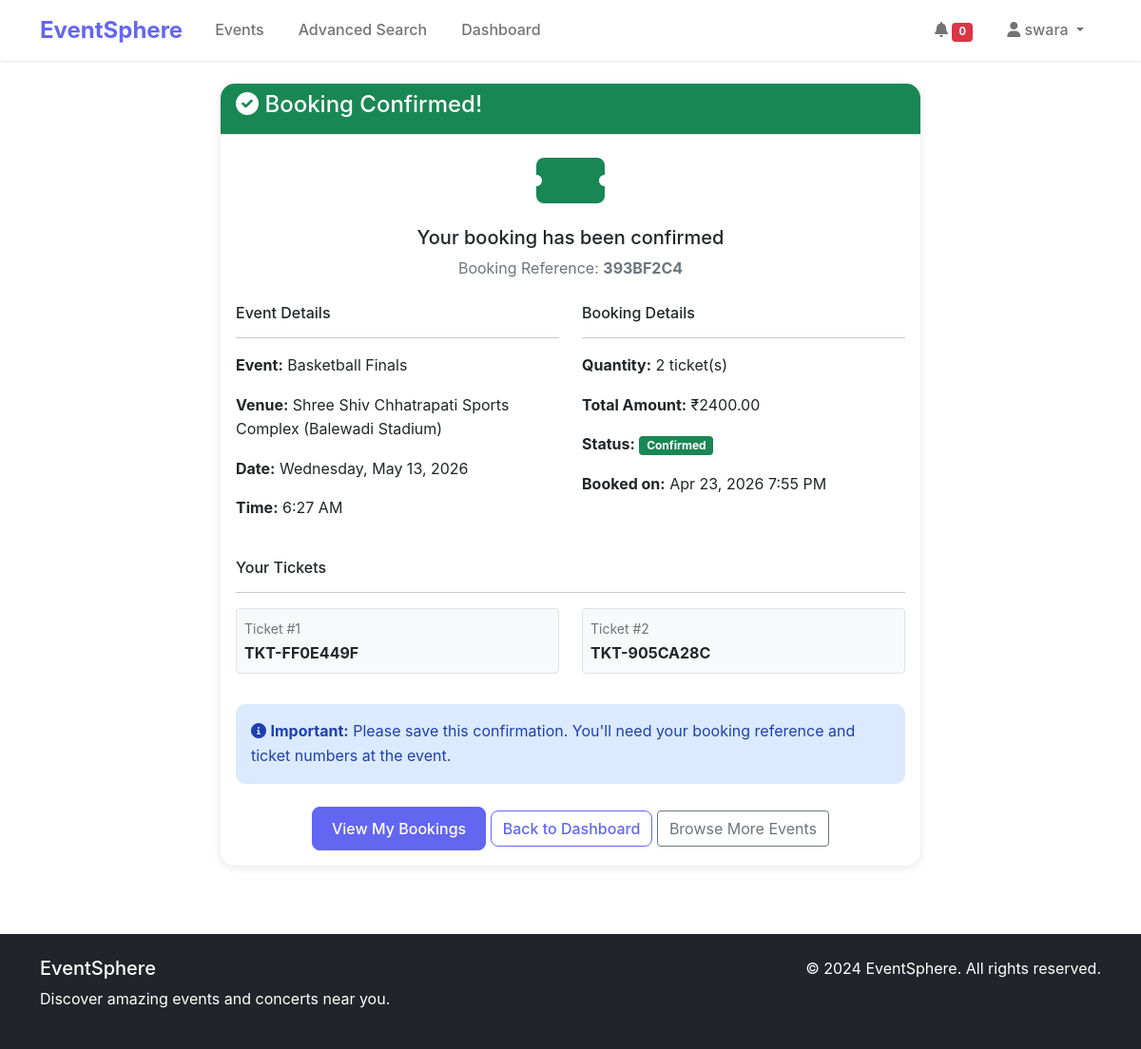
/events/booking/confirmation/5/ (signed in), run on the app's committed database.
### events/models.py (models this page shows, shortened)
class Booking(models.Model):
    STATUS_CHOICES = [
        ('pending', 'Pending'),
        ('confirmed', 'Confirmed'),
        ('cancelled', 'Cancelled'),
        ('completed', 'Completed'),
    ]
    user = models.ForeignKey(User, on_delete=models.CASCADE)
    event = models.ForeignKey(Event, on_delete=models.CASCADE)
    quantity = models.PositiveIntegerField(default=1)
    total_amount = models.DecimalField(max_digits=10, decimal_places=2)
    status = models.CharField(max_length=20, choices=STATUS_CHOICES, default='pending')
    booking_reference = models.CharField(max_length=20, unique=True)
    payment_method = models.CharField(max_length=50, default='UPI')
    transaction_id = models.CharField(max_length=100, blank=True, null=True)
    created_at = models.DateTimeField(auto_now_add=True)
    updated_at = models.DateTimeField(auto_now=True)
    class Meta:
        ordering = ['-created_at']

class Event(models.Model):
    title = models.CharField(max_length=200)
    description = models.TextField()
    category = models.ForeignKey(Category, on_delete=models.CASCADE)
    venue = models.ForeignKey(Venue, on_delete=models.CASCADE)
    date = models.DateTimeField()
    price = models.DecimalField(max_digits=10, decimal_places=2)
    image = models.ImageField(upload_to='events/', blank=True, null=True)
    created_by = models.ForeignKey(User, on_delete=models.CASCADE, null=True, blank=True)
    created_at = models.DateTimeField(auto_now_add=True)
    updated_at = models.DateTimeField(auto_now=True)
    is_active = models.BooleanField(default=True)
    class Meta:
        ordering = ['date']

class Venue(models.Model):
    name = models.CharField(max_length=200)
    address = models.TextField()
    city = models.CharField(max_length=100)
    state = models.CharField(max_length=100)
    zip_code = models.CharField(max_length=20)
    capacity = models.IntegerField(default=0)

class Ticket(models.Model):
    booking = models.ForeignKey(Booking, on_delete=models.CASCADE, related_name='tickets')
    ticket_number = models.CharField(max_length=20, unique=True)
    is_used = models.BooleanField(default=False)
    used_at = models.DateTimeField(null=True, blank=True)

### events/views.py (the view)
# urls.py: path('booking/confirmation/<int:booking_id>/', views.booking_confirmation, name='booking_confirmation'),
@login_required
def booking_confirmation(request, booking_id):
    booking = get_object_or_404(Booking, id=booking_id, user=request.user)
    context = {
        'booking': booking,
    }
    return render(request, 'events/booking_confirmation.html', context)

### templates/events/booking_confirmation.html (shortened to what this page needs)
{% extends 'base.html' %}
{% load static %}
{% block content %}
<div class="container py-4">
    <div class="row">
        <div class="col-md-8 mx-auto">
            <div class="card">
                <div class="card-header {% if booking.status == 'confirmed' %}bg-success{% elif booking.status == 'pending' %}bg-warning{% else %}bg-secondary{% endif %} text-white">
                    <h4>
                        {% if booking.status == 'confirmed' %}
                            <i class="fas fa-check-circle"></i> Booking Confirmed!
                        {% elif booking.status == 'pending' %}
                            <i class="fas fa-clock"></i> Payment Pending
                        {% else %}
                            <i class="fas fa-info-circle"></i> Booking {{ booking.get_status_display }}
                        {% endif %}
                    </h4>
                </div>
                <div class="card-body">
                    <div class="text-center mb-4">
                        {% if booking.status == 'confirmed' %}
                            <i class="fas fa-ticket-alt fa-4x text-success mb-3"></i>
                            <h5>Your booking has been confirmed</h5>
                        {% elif booking.status == 'pending' %}
                            <i class="fas fa-credit-card fa-4x text-warning mb-3"></i>
                            <h5>Payment verification in progress</h5>
                        {% else %}
                            <i class="fas fa-info-circle fa-4x text-secondary mb-3"></i>
                            <h5>Booking Status: {{ booking.get_status_display }}</h5>
                        {% endif %}
                        <p class="text-muted">Booking Reference: <strong>{{ booking.booking_reference }}</strong></p>
                    </div>
                    <div class="row">
                        <div class="col-md-6">
                            <h6>Event Details</h6>
                            <hr>
                            <p><strong>Event:</strong> {{ booking.event.title }}</p>
                            <p><strong>Venue:</strong> {{ booking.event.venue.name }}</p>
                            <p><strong>Date:</strong> {{ booking.event.date|date:"l, F d, Y" }}</p>
                            <p><strong>Time:</strong> {{ booking.event.date|time:"g:i A" }}</p>
                        </div>
                        <div class="col-md-6">
                            <h6>Booking Details</h6>
                            <hr>
                            <p><strong>Quantity:</strong> {{ booking.quantity }} ticket(s)</p>
                            <p><strong>Total Amount:</strong> ₹{{ booking.total_amount }}</p>
                            <p><strong>Status:</strong>
                                <span class="badge {% if booking.status == 'confirmed' %}bg-success{% elif booking.status == 'pending' %}bg-warning{% else %}bg-secondary{% endif %}">
                                    {{ booking.get_status_display }}
                                </span>
                            </p>
                            <p><strong>Booked on:</strong> {{ booking.created_at|date:"M d, Y g:i A" }}</p>
                        </div>
                    </div>
                    {% if booking.status == 'confirmed' %}
                    <div class="mt-4">
                        <h6>Your Tickets</h6>
                        <hr>
                        <div class="row">
                            {% for ticket in booking.tickets.all %}
                            <div class="col-md-6 mb-2">
                                <div class="border rounded p-2 bg-light">
                                    <small class="text-muted">Ticket #{{ forloop.counter }}</small><br>
                                    <strong>{{ ticket.ticket_number }}</strong>
                                </div>
                            </div>
                            {% endfor %}
                        </div>
                    </div>
                    <div class="alert alert-info mt-4">
                        <i class="fas fa-info-circle"></i>
                        <strong>Important:</strong> Please save this confirmation. You'll need your booking reference and ticket numbers at the event.
                    </div>
                    {% endif %}
                    <div class="text-center mt-4">
                        <a href="{% url 'events:my_bookings' %}" class="btn btn-primary">View My Bookings</a>
                        <a href="{% url 'dashboard:dashboard' %}" class="btn btn-outline-primary">Back to Dashboard</a>
                        <a href="{% url 'events:event_list' %}" class="btn btn-outline-secondary">Browse More Events</a>
                    </div>
                </div>
            </div>
        </div>
    </div>
</div>
{% endblock %}

### templates/base.html (shortened to what this page needs)
<!DOCTYPE html>
<html lang="en">
<head>
    {% load static %}
    <link href="https://cdn.jsdelivr.net/npm/bootstrap@5.1.3/dist/css/bootstrap.min.css" rel="stylesheet">
    <link href="https://cdnjs.cloudflare.com/ajax/libs/font-awesome/6.0.0/css/all.min.css" rel="stylesheet">
    <link href="{% static 'css/style.css' %}" rel="stylesheet">
</head>
<body>
    <nav class="navbar navbar-expand-lg navbar-light bg-white shadow-sm">
        <div class="container">
            <a class="navbar-brand fw-bold" href="{% url 'home' %}">EventSphere</a>
            <div class="collapse navbar-collapse" id="navbarNav">
                <ul class="navbar-nav me-auto">
                    <li class="nav-item">
                        <a class="nav-link" href="{% url 'events:event_list' %}">Events</a>
                    </li>
                    <li class="nav-item">
                        <a class="nav-link" href="{% url 'events:advanced_search' %}">Advanced Search</a>
                    </li>
                    {% if user.is_authenticated %}
                    <li class="nav-item">
                        <a class="nav-link" href="{% url 'dashboard:dashboard' %}">Dashboard</a>
                    </li>
                    {% endif %}
                </ul>
                <ul class="navbar-nav">
                    {% if user.is_authenticated %}
                    <li class="nav-item">
                        <a class="nav-link" href="{% url 'notifications:notification_list' %}">
                            <i class="fas fa-bell"></i>
                            <span class="badge bg-danger" id="notification-count" style="font-size: 0.7em;">0</span>
                        </a>
                    </li>
                    <li class="nav-item dropdown">
                        <a class="nav-link dropdown-toggle" href="#" id="navbarDropdown" role="button" data-bs-toggle="dropdown">
                            <i class="fas fa-user"></i> {{ user.username }}
                        </a>
                    </li>
                    {% endif %}
                </ul>
            </div>
        </div>
    </nav>
    <main>
        {% block content %}
        {% endblock %}
    </main>
    <footer class="bg-dark text-white py-4 mt-5">
        <div class="container">
            <div class="row">
                <div class="col-md-6">
                    <h5>EventSphere</h5>
                    <p>Discover amazing events and concerts near you.</p>
                </div>
                <div class="col-md-6 text-md-end">
                    <p>&copy; 2024 EventSphere. All rights reserved.</p>
                </div>
            </div>
        </div>
    </footer>
</body>
</html>

### static/css/style.css (style rules this page uses)
:root { --primary-color: #6366f1; --secondary-color: #8b5cf6; --dark-color: #1f2937; --light-color: #f8fafc; }
body { font-family: 'Inter', -apple-system, BlinkMacSystemFont, sans-serif; line-height: 1.6; }
.navbar-brand { font-size: 1.5rem; color: var(--primary-color) !important; }
.navbar-nav .nav-link { font-weight: 500; margin: 0 10px; }
.btn-primary { background-color: var(--primary-color); border-color: var(--primary-color); border-radius: 8px; font-weight: 500; padding: 10px 20px; }
.btn-outline-primary { color: var(--primary-color); border-color: var(--primary-color); border-radius: 8px; font-weight: 500; }
.card { border: none; border-radius: 15px; box-shadow: 0 2px 10px rgba(0, 0, 0, 0.1); }
.card-header { background-color: var(--light-color); border-bottom: 1px solid #e5e7eb; border-radius: 15px 15px 0 0 !important; font-weight: 600; }
.shadow-sm { box-shadow: 0 1px 3px rgba(0, 0, 0, 0.1) !important; }
footer { margin-top: auto; }
.alert { border-radius: 10px; border: none; }
.alert-info { background-color: #dbeafe; color: #1e40af; }

### data on the page
Booking: booking_reference "393BF2C4", event "Basketball Finals", event.venue.name "Shree Shiv Chhatrapati Sports Complex (Balewadi Stadium)", event "Wednesday, May 13, 2026", event "6:27 AM", quantity "2", total_amount "2400.00", status "Confirmed", created_at "Apr 23, 2026 7:55 PM"
Ticket: ticket_number "TKT-FF0E449F"
Ticket: ticket_number "TKT-905CA28C"

### other printed values
{{ user.username }} "swara"
